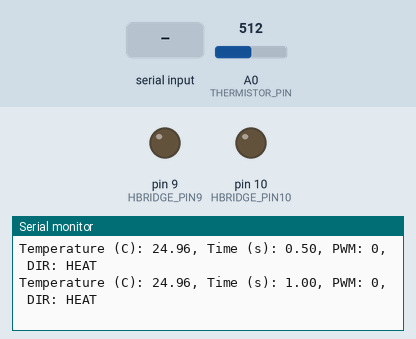
The sketch below on a simulated Arduino Uno, built with avr-gcc and run on an emulated ATmega328P. Shown: output pins drawn as LEDs (lit = HIGH), the last lines printed to the serial monitor. The test bench sets the inputs (shaded band); at power-on: A0 (THERMISTOR_PIN) = 512.

Above: at 1.2 s.
1.3 s: "HEAT\n" received over Serial
At 1.46 s:
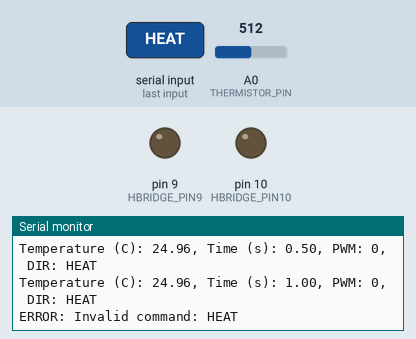
2.8 s: "COOL\n" received over Serial
At 2.96 s:
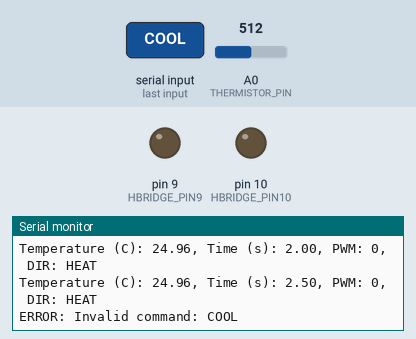
4.3 s: "90,45\n" received over Serial
At 4.46 s:
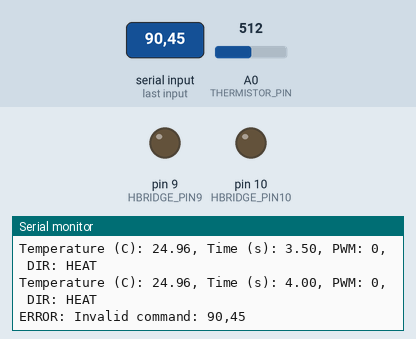
Timing chart, 0 to 7.3 s (numbered marks = the images above; inputs shaded):
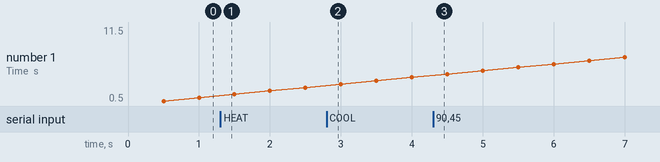

The sketch:

P6_Arduino_Serial-Command.ino
```cpp
// Manual TEC control from P5_Manual_heat_cool_display.py.
// The Python GUI sends commands such as: SET PWM 120 DIR HEAT
// This sketch deliberately has no temperature feedback control.

// Pin definitions
const int THERMISTOR_PIN = A0;
const int HBRIDGE_PIN9 = 9;
const int HBRIDGE_PIN10 = 10;

// Thermistor circuit constants
const float SERIES_RESISTOR = 100000.0;
const float R0 = 100000.0;
const float B_COEFF = 3950.0;
const float T0 = 298.15;

// Values last received from the GUI.  Start with the TEC off for safety.
int pwmValue = 0;
bool heating = true;

// Buffer used to collect one newline-terminated command from the computer.
char commandBuffer[48];
byte commandLength = 0;
unsigned long lastReportMs = 0;


void applyTecOutput() {
  // Never PWM both H-bridge inputs at the same time.
  // If heat/cool is reversed for your wiring, swap the two sections below.
  if (heating) {
    analogWrite(HBRIDGE_PIN9, pwmValue);
    digitalWrite(HBRIDGE_PIN10, LOW);
  } else {
    digitalWrite(HBRIDGE_PIN9, LOW);
    analogWrite(HBRIDGE_PIN10, pwmValue);
  }
}


void processCommand() {
  int requestedPwm;
  char requestedDirection[6];

  // Accept exactly the command format sent by the Python GUI.
  if (sscanf(commandBuffer, "SET PWM %d DIR %5s", &requestedPwm, requestedDirection) != 2) {
    Serial.print("ERROR: Invalid command: ");
    Serial.println(commandBuffer);
    return;
  }

  // Keep PWM in the legal analogWrite range even if a bad command arrives.
  pwmValue = constrain(requestedPwm, 0, 255);

  if (strcmp(requestedDirection, "HEAT") == 0) {
    heating = true;
  } else if (strcmp(requestedDirection, "COOL") == 0) {
    heating = false;
  } else {
    Serial.println("ERROR: Direction must be HEAT or COOL.");
    return;
  }

  applyTecOutput();
  Serial.print("COMMAND ACCEPTED: SET PWM ");
  Serial.print(pwmValue);
  Serial.print(" DIR ");
  Serial.println(heating ? "HEAT" : "COOL");
}


void readSerialCommands() {
  // Read available characters without delay(), so a slider movement is applied promptly.
  while (Serial.available() > 0) {
    char incoming = Serial.read();

    if (incoming == '\r') {
      continue;  // Ignore the carriage return in CRLF line endings.
    }
    if (incoming == '\n') {
      commandBuffer[commandLength] = '\0';
      if (commandLength > 0) {
        processCommand();
      }
      commandLength = 0;
    } else if (commandLength < sizeof(commandBuffer) - 1) {
      commandBuffer[commandLength++] = incoming;
    } else {
      // Drop an overlong command rather than writing past the end of the buffer.
      commandLength = 0;
      Serial.println("ERROR: Command too long.");
    }
  }
}


float readTemperatureC() {
  int rawADC = analogRead(THERMISTOR_PIN);
  rawADC = constrain(rawADC, 1, 1022);  // Avoid division by zero.

  float thermistorResistance = SERIES_RESISTOR *
      ((float)rawADC / (1023.0 - (float)rawADC));
  float steinhart = log(thermistorResistance / R0) / B_COEFF;
  steinhart += 1.0 / T0;
  return (1.0 / steinhart) - 273.15;
}


void reportTelemetry() {
  // The Python program parses this line for its readouts, plot, and CSV file.
  Serial.print("Temperature (C): ");
  Serial.print(readTemperatureC(), 2);
  Serial.print(", Time (s): ");
  Serial.print(millis() / 1000.0, 2);
  Serial.print(", PWM: ");
  Serial.print(pwmValue);
  Serial.print(", DIR: ");
  Serial.println(heating ? "HEAT" : "COOL");
}


void setup() {
  Serial.begin(9600);
  pinMode(HBRIDGE_PIN9, OUTPUT);
  pinMode(HBRIDGE_PIN10, OUTPUT);
  applyTecOutput();
}


void loop() {
  readSerialCommands();

  // Send a measurement twice per second without blocking command reception.
  if (millis() - lastReportMs >= 500) {
    lastReportMs = millis();
    reportTelemetry();
  }
}
```

Measured:
- after the input at 1.3 s, the serial monitor: prints a new line at once (image 1)
- after the input at 2.8 s, the serial monitor: prints a new line at once (image 2)
- after the input at 4.3 s, the serial monitor: prints a new line at once (image 3)
